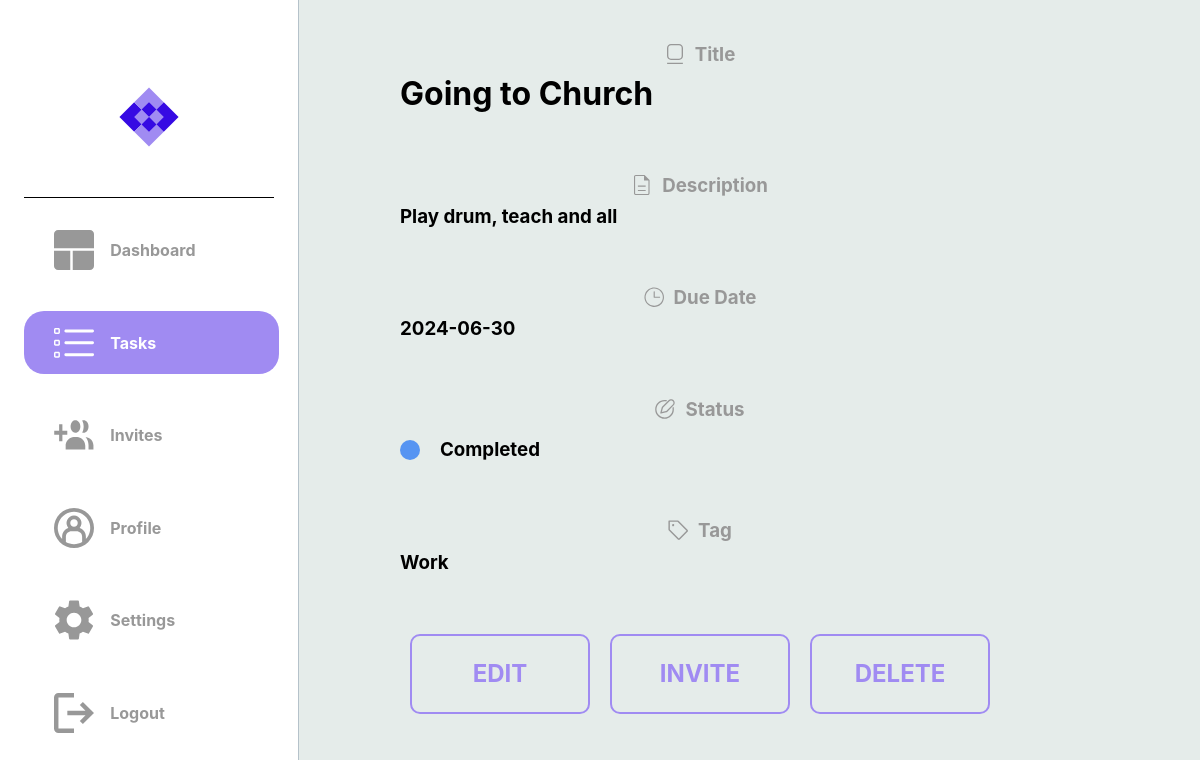
/task/3 (signed in), run on an earlier commit of the app's database.
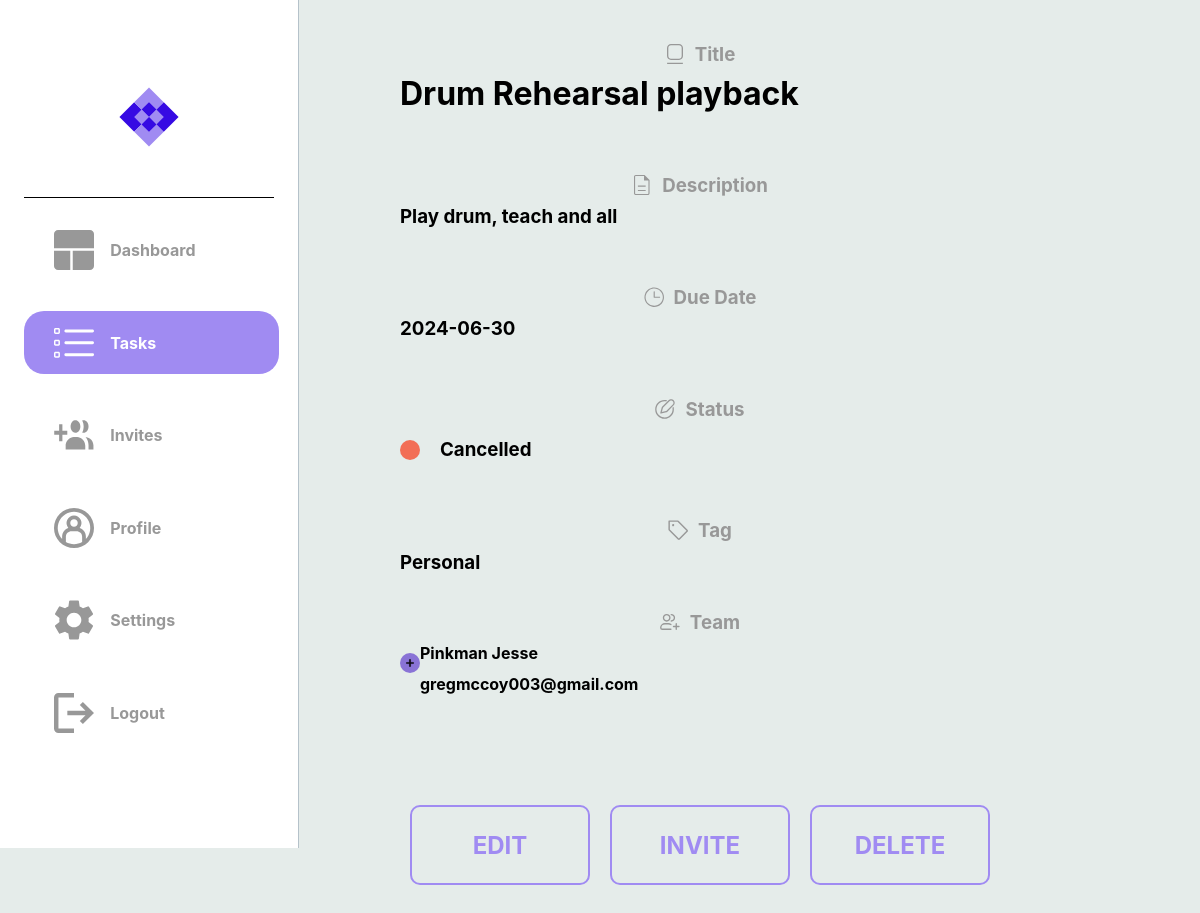
And on a later commit of the database.
### dotask/models.py (models this page shows)
class Task(db.Model):
    __tablename__ = "task"
    id = db.Column(db.Integer, primary_key=True)
    title = db.Column(db.String(100), nullable=False)
    description = db.Column(db.String(400), nullable=False)
    due_date = db.Column(db.Date, nullable=False)
    status = db.Column(Enum(TaskStatus))
    tag = db.Column(Enum(TaskTag))
    users = relationship('User', secondary=user_task, backref='tasks')

class User(db.Model, UserMixin):
    __tablename__ = "user"
    id = db.Column(db.Integer, primary_key=True)
    email = db.Column(db.String(50), nullable=False, unique=True)
    password = db.Column(db.String(30), nullable=False)
    username = db.Column(db.String(30), nullable=False, unique=True)
    first_name = db.Column(db.String(30), nullable=False)
    last_name = db.Column(db.String(30), nullable=False)
    assigned_tasks = relationship('Task', secondary=user_task, backref='assigned_to')

### dotask/routes.py (the view)
@app.route("/task/<task_id>", methods=['GET','POST'])
@login_required
def hello_each_task(task_id, team=None):
        task = Task.query.get_or_404(task_id)
        team = task.users
        if task:
            return render_template("each_task.html", task=task, team=team)

### dotask/routes.py (called while the page is built)
@app.after_request
def after_request(response):
    response.headers["Cache-Control"] = "no-cache, no-store, must-revalidate"
    return response

@login_manager.user_loader
def load_user(user_id):
    return User.query.get(user_id)

### dotask/templates/each_task.html (shortened to what this page needs)
{% extends "layout.html" %}
{% block head %}
    <link rel="stylesheet" {% block css_tab_colour %} href="../static/page_css_folder/tasks.css">
    {% endblock %}
{% endblock %}
{% block task_image_colour %}
    <a class="a2" href="{{ url_for('hello_tasks') }}">
    <div id="logos">
        <img class="imgs" src="../static/tasks_active.svg">
        <h4 class="sidebar-text">Tasks</h4>
    </div>
    </a>
{% endblock task_image_colour %}
{% block tasks %}
    {% if task %}
        <div class="task-header">
            <img src="../static/title.svg">
            <h3 class="grey_tags">Title</h3>
        </div>
        <h1 id="status-in-task">{{ task['title'] }}</h1>
        <br>
        <div class="task-header">
            <img src="../static/description.svg">
            <h3 class="grey_tags">Description</h3>
        </div>
        <h3 id="status-in-task">{{ task['description'] }}</h3>
        <br>
        <div class="task-header">
            <img src="../static/due_dates.svg">
            <h3 class="grey_tags">Due Date</h3>
        </div>
        <h3 id="status-in-task">{{ task['due_date'] }}</h3>
        <br>
        <div class="task-header">
            <img src="../static/status.svg">
            <h3 class="grey_tags">Status</h3>
        </div>
        <div class="status-in-task">
            <div class="message-dot {% if task.status.name == 'In_Progress' %}progress-task
            {% elif task.status.name == 'Completed' %}completed-task
            {% elif task.status.name == 'Cancelled' %}cancelled-task
            {% else %}unknown-task
            {% endif %}">
            </div>
            <h3>{{ task.status.name }}</h3>
        </div>
        <br>
        <div class="task-header">
            <img src="../static/tag.svg">
            <h3 class="grey_tags">Tag</h3>
        </div>
        <h3 id="status-in-task">{{ task.tag.name }}</h3>
        {% if team and team|length > 1 %}
            <div class="task-header">
                <img src="../static/teams.svg">
                <h3 class="grey_tags">Team</h3>
            </div>
            {% for member in team %}
                {% if member.email != current_user.email %}
                <div class="task-header-edit">
                    <div><img src="../static/add_task.svg"></div>
                    <div>
                        <h4 id="status-in-task"> {{ member.last_name }} {{ member.first_name }} </h4>
                        <h4 id="status-in-task"> {{ member.email }} </h4>
                    </div>
                </div>
                {% endif  %}
            {% endfor %}
        {% endif %}
        <div class="task-clickables">
            <a href="{{ url_for('hello_edit_task', task_id=task['id']) }}">
                <div class="">
                    <h2>EDIT</h2>
                </div>
            </a>
            <a href="{{ url_for('hello_invite_to_task', task_id=task['id'], ) }}">
                <div class="">
                    <h2>INVITE</h2>
                </div>
            </a>
            <a href="{{ url_for('hello_delete_task', task_id=task['id']) }}">
                <div class="">
                    <h2>DELETE</h2>
                </div>
            </a>
        </div>
        {% else %}
        <h1>No task found.</h1>
    {% endif %}
{% endblock tasks %}

What changed in the data, as far as the page shows it:
changed Task "Play drum, teach and all": title "Going to Church" → "Drum Rehearsal playback"; status "Completed" → "Cancelled" (drawn); status.name "Completed" → "Cancelled"; tag.name "Work" → "Personal"
now on this page (row unchanged): User: last_name "Pinkman", first_name "Jesse", email "gregmccoy003@gmail.com"
Also different on the page:
text now shown: "Team"
